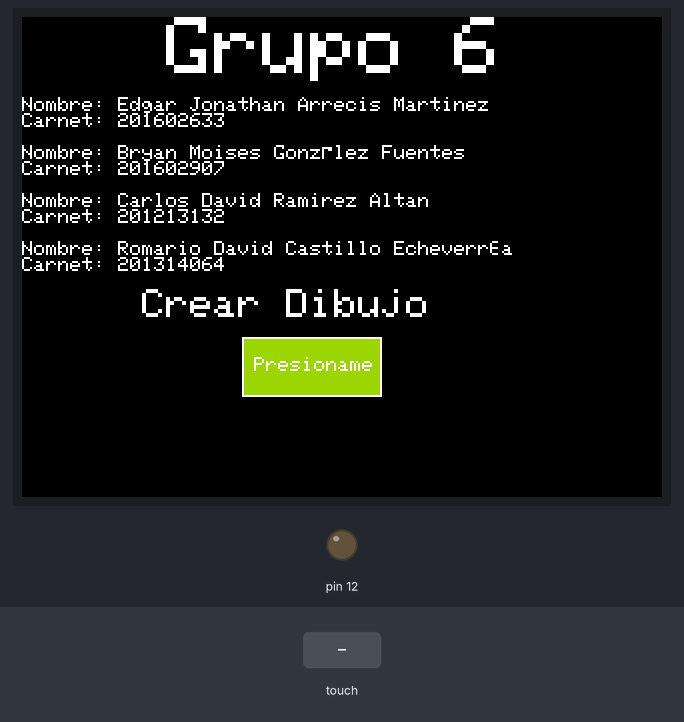
The sketch below on a simulated Arduino Uno, built for the host (arithmetic inside an expression is 32-bit, double 64-bit). On the bench: 240×320 colour display, output pins drawn as LEDs (lit = HIGH). Inputs (shaded band) come from the test bench. Storage starts empty; what the sketch prints to the serial monitor is not drawn.

Above: at 1.4 s.
1.5 s: touch panel pressed at 87 % / 50 % of its raw x / y range
At 2.1 s:
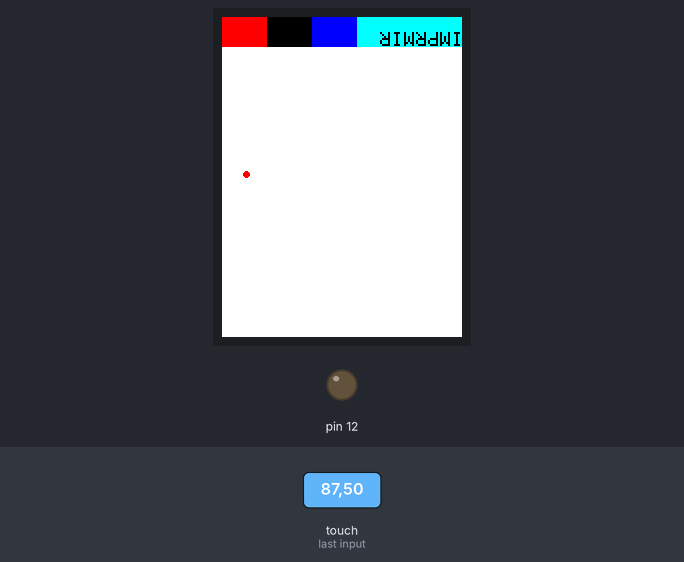
3.0 s: touch panel pressed at 38 % / 90 % of its raw x / y range
At 3.3 s:
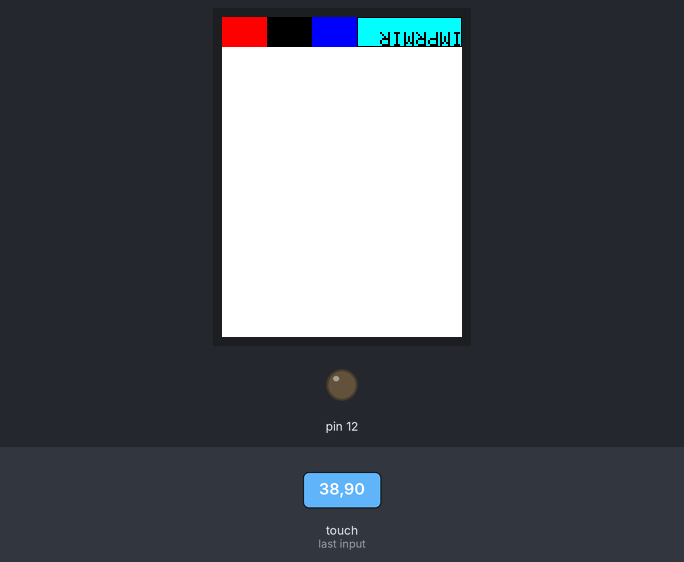
4.5 s: touch panel pressed at 62 % / 90 % of its raw x / y range
At 5.6 s:
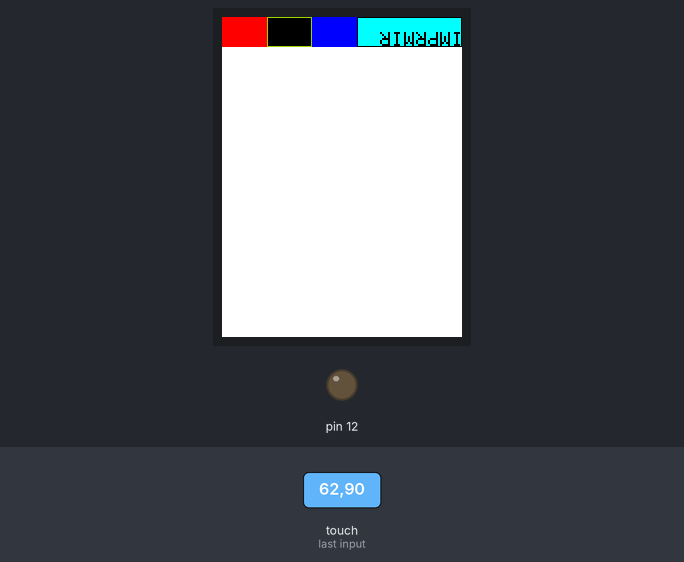
6.0 s: touch panel pressed at 13 % / 10 % of its raw x / y range
7.5 s: touch panel pressed at 38 % / 90 % of its raw x / y range
Timing chart, 0 to 10.1 s (numbered marks = the images above; inputs shaded):
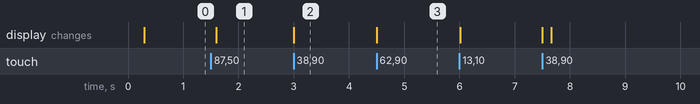

Measured:
- after the input at 1.5 s, the display: changes after 0.10 s (image 1)
- after the input at 3.0 s, the display: changes at once (image 2)
- after the input at 4.5 s, the display: changes at once (image 3)

The sketch:

ProyectoTFT.ino
```cpp
// Paint example specifically for the TFTLCD breakout board.
// If using the Arduino shield, use the tftpaint_shield.pde sketch instead!
// DOES NOT CURRENTLY WORK ON ARDUINO LEONARDO

#include <Elegoo_GFX.h>    // Core graphics library
#include <Elegoo_TFTLCD.h> // Hardware-specific library
#include <TouchScreen.h>
#include <SPI.h>
#include <SD.h>

#if defined(__SAM3X8E__)
#undef __FlashStringHelper::F(string_literal)
#define F(string_literal) string_literal
#endif

File dafile;
File myFile;
char archivo[11] = { 'p', 'r', 'u','e', 'b', 'a','.','t','x','t' };

// change this to match your SD shield or module;
//     Arduino Ethernet shield: pin 4
//     Adafruit SD shields and modules: pin 10
//     Sparkfun SD shield: pin 8
const int chipSelect = 10;


// When using the BREAKOUT BOARD only, use these 8 data lines to the LCD:
// For the Arduino Uno, Duemilanove, Diecimila, etc.:
//   D0 connects to digital pin 8  (Notice these are
//   D1 connects to digital pin 9   NOT in order!)
//   D2 connects to digital pin 2
//   D3 connects to digital pin 3
//   D4 connects to digital pin 4
//   D5 connects to digital pin 5
//   D6 connects to digital pin 6
//   D7 connects to digital pin 7

// For the Arduino Mega, use digital pins 22 through 29
// (on the 2-row header at the end of the board).
//   D0 connects to digital pin 22
//   D1 connects to digital pin 23
//   D2 connects to digital pin 24
//   D3 connects to digital pin 25
//   D4 connects to digital pin 26
//   D5 connects to digital pin 27
//   D6 connects to digital pin 28
//   D7 connects to digital pin 29

// For the Arduino Due, use digital pins 33 through 40
// (on the 2-row header at the end of the board).
//   D0 connects to digital pin 33
//   D1 connects to digital pin 34
//   D2 connects to digital pin 35
//   D3 connects to digital pin 36
//   D4 connects to digital pin 37
//   D5 connects to digital pin 38
//   D6 connects to digital pin 39
//   D7 connects to digital pin 40

#define YP A3  // must be an analog pin, use "An" notation!
#define XM A2  // must be an analog pin, use "An" notation!
#define YM 9   // can be a digital pin
#define XP 8   // can be a digital pin

#define TS_MINX 120
#define TS_MINY 90
#define TS_MAXX 890
#define TS_MAXY 910

// For better pressure precision, we need to know the resistance
// between X+ and X- Use any multimeter to read it
// For the one we're using, its 300 ohms across the X plate
TouchScreen ts = TouchScreen(XP, YP, XM, YM, 300);

#define LCD_CS A3
#define LCD_CD A2
#define LCD_WR A1
#define LCD_RD A0
// optional
#define LCD_RESET A4

// Assign human-readable names to some common 16-bit color values:
#define BLACK   0x0000
#define BLUE    0x001F
#define RED     0xF800
#define GREEN   0x07E0
#define CYAN    0x07FF
#define MAGENTA 0xF81F
#define YELLOW  0xFFE0
#define WHITE   0xFFFF
#define AZUL_CADETE   0x5F9EA0


Elegoo_TFTLCD tft(LCD_CS, LCD_CD, LCD_WR, LCD_RD, LCD_RESET);

#define BOXSIZE 15
#define PENRADIUS 3
int btnTamaniox = 30 + 40;
int btnTamanioy = 30;

int BTNX = 30 * 5 - 40;
int BTNY = 30 * 5 + 10;


int oldcolor, currentcolor;

int16_t oldposx = 0, currentposx = 0;
int16_t oldposy = 0, currentposy = 0;

boolean msg = true;
boolean btnInicio = false;
boolean PaintDraw = false;
boolean setPaint = false;

boolean btnImprmir = false;
boolean lectura = true;

void setup(void) {

	//------------------------------------------------------
	//---------------Iniciando la pantalla tft -------------
	//------------------------------------------------------
	Serial.begin(9600);
	Serial.println(F("Paint!"));
	//----------------------------------------
#ifdef USE_Elegoo_SHIELD_PINOUT
	Serial.println(F("Using Elegoo 2.8\" TFT Arduino Shield Pinout"));
#else
	Serial.println(F("Using Elegoo 2.8\" TFT Breakout Board Pinout"));
#endif

	Serial.print("TFT size is ");
	Serial.print(tft.width()); Serial.print("x");
	Serial.println(tft.height());


	tft.reset();
	uint16_t identifier = 0x9341;
	tft.begin(identifier);
	tft.setRotation(1);

	//---------------------------------------------------
	//---------------Iniciando la tarjeta sd-------------
	//---------------------------------------------------

	Serial.println("Inicializando sd card... ");


	//pinMode(chipSelect, OUTPUT);
	//DDRB = B10010000;
	DDRB = B00010000;

	if (!SD.begin(chipSelect)) {
		Serial.println("Fallo la lectura de tarjeta bro ");
		return;
	}

	Serial.println("SD inicializada bro maquina si sale con 100 :v");

	reiniciarArchivo();
	//----------------------------------------------------
	//---------------Terminando la tarjeta sd-------------
	//----------------------------------------------------


}

#define MINPRESSURE 10
#define MAXPRESSURE 1000

void loop()
{

	if (!btnInicio) {

		if (msg) {
			testText();
			msg = false;
		}

		leerBtnInicio();

	}


	if (PaintDraw) {

		if (setPaint) {
			paint();
			setPaint = false;
		}

		canvas();
	}


}

void paint() {

	tft.setRotation(0);

	tft.fillScreen(WHITE);

	tft.fillRect(BOXSIZE * 0, 0, BOXSIZE * 3, BOXSIZE * 2, RED);
	tft.fillRect(BOXSIZE * 3, 0, BOXSIZE * 3, BOXSIZE * 2, BLACK);
	tft.fillRect(BOXSIZE * 6, 0, BOXSIZE * 3, BOXSIZE * 2, BLUE);
	tft.fillRect(BOXSIZE * 9, 0, tft.width() - BOXSIZE * 9, BOXSIZE * 2, CYAN);

	tft.setRotation(2);
	tft.setTextColor(BLACK);
	tft.setCursor(0, tft.height() - 45);
	tft.setTextSize(2);
	tft.println("");
	tft.println("IMPRMIR");
	tft.setRotation(0);


	currentcolor = RED;

	//pinMode(13, OUTPUT);
	//DDRB = B10010000;
	//DDRB = B10000000;

	//DDRB = B11111111;

}

unsigned long testText() {

	tft.fillScreen(BLACK);
	unsigned long start = micros();
	tft.setCursor(0, 0);
	tft.setTextColor(WHITE);
	tft.setTextSize(4);
	tft.println("   Grupo 6");
	tft.setTextSize(1.5);
	tft.println("");
	tft.println("Nombre: Edgar Jonathan Arrecis Martinez ");
	tft.println("Carnet: 201602633");
	tft.println("");
	tft.println("Nombre: Bryan Moises González Fuentes");
	tft.println("Carnet: 201602907");
	tft.println("");
	tft.println("Nombre: Carlos David Ramirez Altan ");
	tft.println("Carnet: 201213132");
	tft.println("");
	tft.println("Nombre: Romario David Castillo Echeverría ");
	tft.println("Carnet: 201314064");
	tft.println("");
	tft.setTextSize(2);
	tft.println("     Crear Dibujo     ");


	tft.fillRect(BTNX, BTNY, btnTamaniox, btnTamanioy, AZUL_CADETE);
	tft.drawRect(BTNX, BTNY, btnTamaniox, btnTamanioy, WHITE);

	tft.setCursor(BTNX, BTNY + 10);
	tft.setTextSize(1.5);
	tft.println(" Presioname");
	//pinMode(13, OUTPUT);
	//DDRB = B10000000;
	//DDRB = B10010000;
	//  DDRB = B11111111;

	return micros() - start;
}

void leerBtnInicio() {

	//digitalWrite(13, HIGH);
	PORTB = B10000000;
	TSPoint p = ts.getPoint();
	PORTB = B00000000;
	//digitalWrite(13, LOW);


	// if sharing pins, you'll need to fix the directions of the touchscreen pins
	//pinMode(XP, OUTPUT);

	//--------------------
	//pinMode(XM, OUTPUT);

	DDRF = B11111111;

	//pinMode(YP, OUTPUT);

	//--------------------

	//pinMode(YM, OUTPUT);

	// we have some minimum pressure we consider 'valid'
	// pressure of 0 means no pressing!

	if (p.z > MINPRESSURE && p.z < MAXPRESSURE) {

		// scale from 0->1023 to tft.width
		p.x = map(p.x, TS_MINX, TS_MAXX, tft.width(), 0);
		p.y = map(p.y, TS_MINY, TS_MAXY, tft.height(), 0);

		if (p.y < BTNY) {

			if (p.x < BTNX) {
				tft.drawRect(BTNX, BTNY, btnTamaniox, btnTamanioy, BLUE);
				btnInicio = true;
				PaintDraw = true;
				setPaint = true;
			}
		}

	}


}

void canvas() {

	//digitalWrite(13, HIGH);
	PORTB = B10000000;
	TSPoint p = ts.getPoint();
	PORTB = B10000000;
	//digitalWrite(13, LOW);

	// if sharing pins, you'll need to fix the directions of the touchscreen pins
	//pinMode(XP, OUTPUT);

	//---------------------
	//pinMode(XM, OUTPUT);
	//pinMode(YP, OUTPUT);
	//---------------------

	DDRF = B11111111;


	//pinMode(YM, OUTPUT);

	// we have some minimum pressure we consider 'valid'
	// pressure of 0 means no pressing!

	if (p.z > MINPRESSURE && p.z < MAXPRESSURE) {


		//Serial.print("X = "); Serial.print(p.x);
		//Serial.print("\tY = "); Serial.print(p.y);
		//Serial.print("\tPressure = "); Serial.println(p.z);


		if (p.y < (TS_MINY - 5)) {
			limpiarPantalla();
		}

		// scale from 0->1023 to tft.width
		p.x = map(p.x, TS_MINX, TS_MAXX, tft.width(), 0);
		p.y = map(p.y, TS_MINY, TS_MAXY, tft.height(), 0);

		//Serial.print("("); Serial.print(p.x);
		//Serial.print(", "); Serial.print(p.y);
		//Serial.println(")");


		if (p.y < BOXSIZE * 2) {
			oldcolor = currentcolor;


			if (p.x < BOXSIZE * 3) {
				currentcolor = RED;
				tft.drawRect(BOXSIZE * 0, 0, BOXSIZE * 3, BOXSIZE * 2, AZUL_CADETE);
			}
			else if (p.x < BOXSIZE * 6) {
				currentcolor = BLACK;
				tft.drawRect(BOXSIZE * 3, 0, BOXSIZE * 3, BOXSIZE * 2, AZUL_CADETE);
			}
			else if (p.x < BOXSIZE * 9) {
				currentcolor = BLUE;
				tft.drawRect(BOXSIZE * 6, 0, BOXSIZE * 3, BOXSIZE * 2, AZUL_CADETE);
			}
			else if (p.x < BOXSIZE * 12) {

				//  currentcolor = CYAN;
				if (btnImprmir) {

					tft.drawRect(BOXSIZE * 9, 0, tft.width() - BOXSIZE * 9, BOXSIZE * 2, CYAN);
					btnImprmir = false;
				}
				else {
					tft.drawRect(BOXSIZE * 9, 0, tft.width() - BOXSIZE * 9, BOXSIZE * 2, BLACK);
					btnImprmir = true;
					limpiarPantalla();
					leerPuntos();
					eliminarFile();
					crearFile();
				}

			}

			if (oldcolor != currentcolor) {

				if (oldcolor == RED)  tft.fillRect(BOXSIZE * 0, 0, BOXSIZE * 3, BOXSIZE * 2, RED);
				if (oldcolor == YELLOW) tft.fillRect(BOXSIZE * 3, 0, BOXSIZE * 3, BOXSIZE * 2, BLACK);
				if (oldcolor == GREEN)  tft.fillRect(BOXSIZE * 6, 0, BOXSIZE * 3, BOXSIZE * 2, BLUE);

				//if (oldcolor == CYAN) {
				//	tft.fillRect(BOXSIZE * 9, 0, tft.width() - BOXSIZE * 9, BOXSIZE * 2, CYAN);
				//	tft.setRotation(2);
				//	tft.setTextColor(RED);
				//	tft.setCursor(0, tft.height() - 45);
				//	tft.setTextSize(2);
				//	tft.println("");
				//	tft.println("IMPRMIR");
				//	tft.setRotation(0);
				//}
			}

		}


		if (((p.y - PENRADIUS) > BOXSIZE * 2) && ((p.y + PENRADIUS) < tft.height())) {

			currentposx = p.x;
			currentposy = p.y;
			tft.fillCircle(p.x, p.y, PENRADIUS, currentcolor);
			if (((oldposx != currentposx) && (oldposy != currentcolor))) {
				escribirPunto(p.x, p.y);
			}

			oldposx = currentposx;
			oldposy = currentposy;


		}


	}

}

void escribirPunto(int16_t x, int16_t y) {

	dafile = SD.open(archivo, FILE_WRITE);


	if (dafile) {


		dafile.print(x);
		dafile.print(",");
		dafile.print(y);
		dafile.print(",");

		Serial.print("Escribio: ");
		Serial.print(x);
		Serial.print(",");
		Serial.print(y);
		Serial.print(",");


		if (currentcolor == RED) { dafile.print("R"); Serial.println("R"); }    //Rojo
		if (currentcolor == BLACK) { dafile.print("N"); Serial.println("N"); } //Negro
		if (currentcolor == BLUE) { dafile.print("A"); Serial.println("A"); } //Azul

		dafile.println();

		dafile.close();


	}
	else {
		// if the file didn't open, print an error:
		Serial.println("error opening prueba.txt");
	}


}

void reiniciarArchivo() {

	// Check to see if the file exists:
	if (SD.exists(archivo)) {
		eliminarFile();
	}
	else {
		crearFile();
	}

}

void eliminarFile() {
	// delete the file:
	Serial.println("Removing prueba.txt...");
	SD.remove(archivo);
}

void crearFile() {
	// open a new file and immediately close it:
	Serial.println("Creating prueba.txt...");
	dafile = SD.open(archivo, FILE_WRITE);
	dafile.close();
}

void limpiarPantalla() {
	Serial.println("erase");
	// press the bottom of the screen to erase
	tft.fillRect(0, BOXSIZE * 2, tft.width(), tft.height() - BOXSIZE * 2, WHITE);
}

void leerPuntos() {

	//myFile = SD.open(archivo, FILE_WRITE);
	myFile = SD.open(archivo);
	if (myFile) {

		//Serial.println("prueba.txt:");

		char   aux = '0';
		String cadena = "";
		int cont = 0;
		int posx = 0;
		int posy = 0;
		String  color = "";

		while (myFile.available()) {

			aux = myFile.read();

			//Serial.println(aux);

			if (aux == 44) {
				if (cont == 0) {
					posx = cadena.toInt();
					cadena = "";
					cont++;

				}
				else
				{
					posy = cadena.toInt();
					cadena = "";
					cont = 0;

				}
			}
			//82 = "R"
			else if (aux == 82) {
				tft.fillCircle(posx, posy, PENRADIUS, RED);
			}
			//78 ="N"
			else if (aux == 78) {
				tft.fillCircle(posx, posy, PENRADIUS, BLACK);
			}
			//65 ="A"
			else if (aux == 65) {
				tft.fillCircle(posx, posy, PENRADIUS, BLUE);
			}
			else if (aux == '\n') {}
			else {
				cadena += aux;
			}
			delay(10);
		}
		myFile.close();


	}
	else {
		// if the file didn't open, print an error:
		Serial.println("error opening test.txt");
	}

}
```
